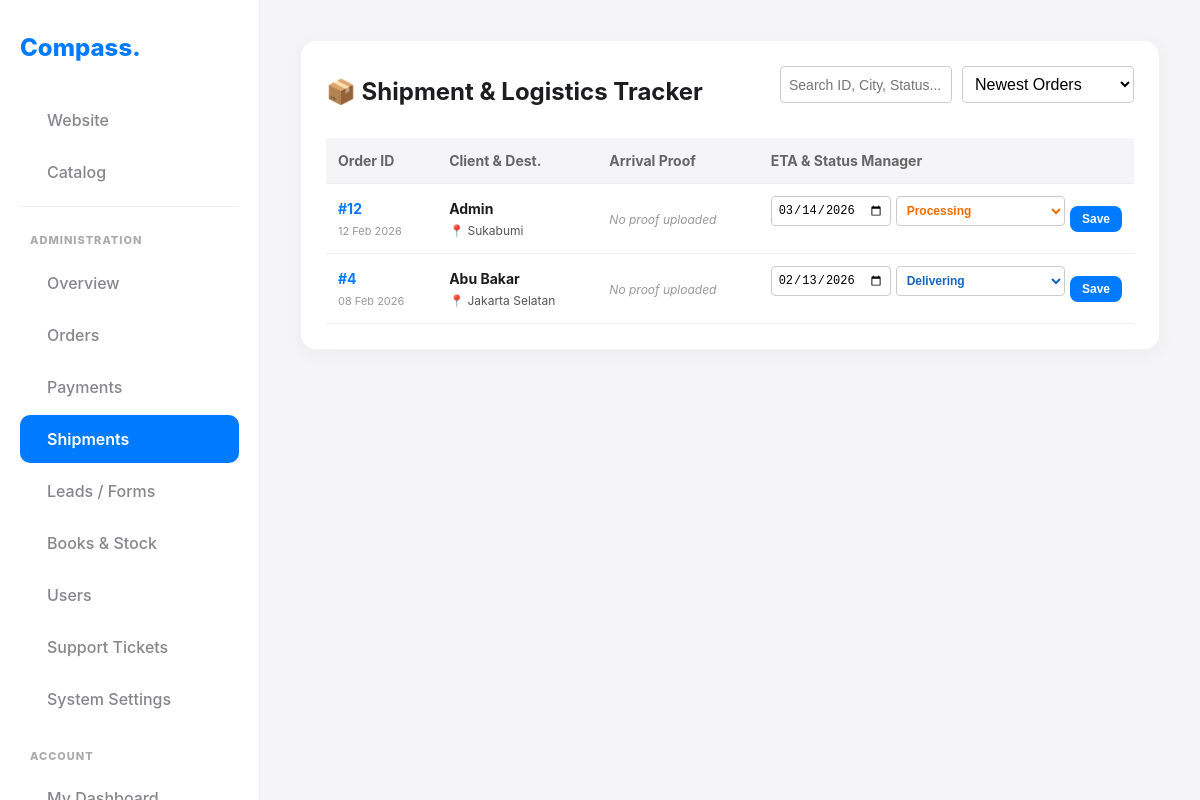
/?page=admin_shipments (signed in), run on an earlier commit of the app's database.
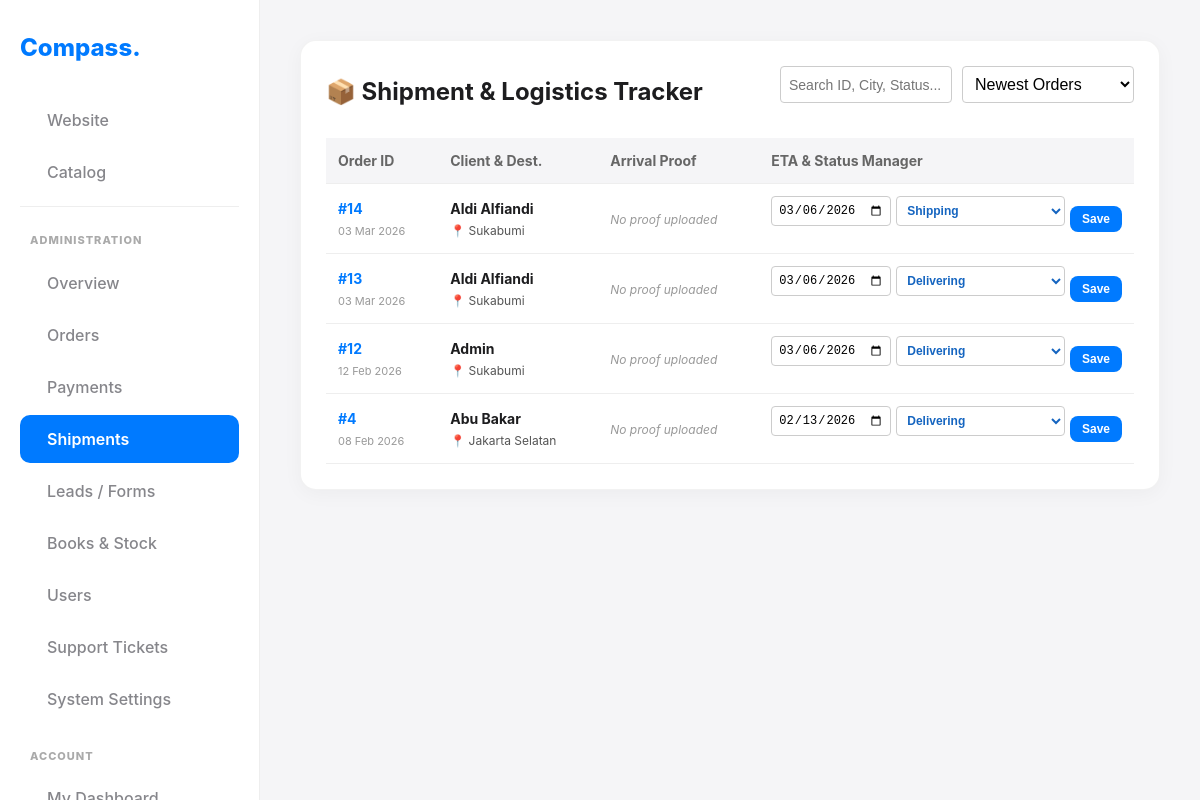
And on a later commit of the database.
### tables this page shows
CREATE TABLE `orders` (
  `id` int NOT NULL,
  `reference_id` varchar(20) DEFAULT NULL,
  `user_id` int DEFAULT NULL,
  `shipping_city` varchar(100) DEFAULT NULL,
  `shipping_snapshot` text,
  `status` varchar(50) DEFAULT NULL,
  `payment_status` text,
  `tier_level` int DEFAULT '1',
  `is_early_bird` tinyint(1) DEFAULT '0',
  `total_amount` decimal(15,2) DEFAULT NULL,
  `paid_amount` decimal(15,2) DEFAULT '0.00',
  `payment_proof` varchar(255) DEFAULT NULL,
  `created_at` timestamp NULL DEFAULT CURRENT_TIMESTAMP,
  `shipping_status` text,
  `tracking_number` varchar(100) DEFAULT NULL,
  `estimated_delivery` date DEFAULT NULL,
  `confirmed_arrival` datetime DEFAULT NULL,
  `arrival_proof` varchar(255) DEFAULT NULL,
  `arrival_date` datetime DEFAULT NULL,
  `shipment_status` text,
  `next_payment_due` date DEFAULT NULL
);

CREATE TABLE `users` (
  `id` int NOT NULL,
  `name` varchar(100) NOT NULL,
  `email` varchar(100) NOT NULL,
  `password` varchar(255) NOT NULL,
  `role` enum('public','school','admin') DEFAULT 'public',
  `position` varchar(100) DEFAULT NULL,
  `institution` varchar(150) DEFAULT NULL,
  `city` varchar(100) DEFAULT NULL,
  `phone` varchar(20) DEFAULT NULL,
  `address` text,
  `is_banned` tinyint(1) DEFAULT '0',
  `is_approved` tinyint(1) NOT NULL,
  `created_at` timestamp NULL DEFAULT CURRENT_TIMESTAMP
);

### view_admin_shipments.php (the view, shortened to what this page needs)
<?php
$pdo = getDB();
$shipments = $pdo->query("
    SELECT o.id, o.shipping_status, o.shipping_city, o.shipping_snapshot, o.confirmed_arrival, o.arrival_proof, o.created_at, u.name as user_name
    FROM orders o
    JOIN users u ON o.user_id = u.id
    WHERE o.status NOT IN ('cancelled', 'rejected')
    ORDER BY o.created_at DESC
")->fetchAll();
?>
<div class="card">
    <div style="display:flex; justify-content:space-between; align-items:center; margin-bottom:20px;">
        <h2 style="margin:0;">📦 Shipment & Logistics Tracker</h2>
        <div style="display:flex; gap:10px;">
            <input type="text" id="ship-search" placeholder="Search ID, City, Status..." onkeyup="filterShipments()" style="padding:8px; border-radius:4px; border:1px solid #ccc; font-size:14px;">
            <select id="ship-sort" onchange="sortShipments()" style="padding:8px; border-radius:4px; border:1px solid #ccc;">
                <option value="newest">Newest Orders</option>
            </select>
        </div>
    </div>
    <div class="responsive-table">
        <table style="width:100%; border-collapse:collapse; font-size:14px;">
            <thead>
                <tr style="background:#f5f5f7; text-align:left; color:#666;">
                    <th style="padding:12px;">Order ID</th>
                    <th style="padding:12px;">Client & Dest.</th>
                    <th style="padding:12px;">Arrival Proof</th>
                    <th style="padding:12px;">ETA & Status Manager</th>
                </tr>
            </thead>
            <tbody id="shipment-tbody">
                <?php foreach($shipments as $s):
                    $timestamp = strtotime($s['created_at']);
                    $snapshot = json_decode($s['shipping_snapshot'] ?? '{}', true);
                    $eta = $snapshot['est_arrival'] ?? date('Y-m-d', strtotime('+3 days'));
                    $current_status = $s['shipping_status'] ?: 'processing';
                ?>
                <tr class="shipment-row"
                    data-search="<?php echo strtolower($s['id'] . ' ' . $s['user_name'] . ' ' . $s['shipping_city'] . ' ' . $current_status); ?>"
                    data-time="<?php echo $timestamp; ?>"
                    style="border-bottom:1px solid #eee;">
                    <td style="padding:12px; font-weight:bold;">
                        <a href="?page=admin_order_detail&id=<?php echo $s['id']; ?>" style="text-decoration:none; color:#007AFF;">#<?php echo $s['id']; ?></a><br>
                        <span style="font-size:11px; color:#999; font-weight:normal;"><?php echo date('d M Y', $timestamp); ?></span>
                    </td>
                    <td style="padding:12px;">
                        <strong><?php echo htmlspecialchars($s['user_name']); ?></strong><br>
                        <span style="color:#555; font-size:12px;">📍 <?php echo htmlspecialchars($s['shipping_city']); ?></span>
                    </td>
                    <td style="padding:12px;">
                        <?php if($s['arrival_proof']): ?>
                            <a href="uploads/<?php echo htmlspecialchars($s['arrival_proof']); ?>" target="_blank" style="color:#2e7d32; font-weight:bold; font-size:12px;"><ion-icon name="image"></ion-icon> View Proof</a><br>
                            <span style="font-size:11px; color:#888;">Recv: <?php echo date('d M Y', strtotime($s['confirmed_arrival'])); ?></span>
                        <?php else: ?>
                            <span style="color:#999; font-size:12px; font-style:italic;">No proof uploaded</span>
                        <?php endif; ?>
                    </td>
                    <td style="padding:12px;">
                        <form method="POST" style="display:flex; gap:5px; align-items:center;">
                            <input type="date" name="est_date" value="<?php echo $eta; ?>" style="padding:6px; font-size:12px; border:1px solid #ccc; border-radius:4px; width:120px;" title="Estimated Time of Arrival">
                            <select name="ship_status" style="padding:6px; font-size:12px; border:1px solid #ccc; border-radius:4px; font-weight:bold;
                                color:<?php echo ($current_status=='completed')?'green':(($current_status=='shipping' || $current_status=='delivering')?'#1565c0':'#ef6c00'); ?>;">
                                <option value="processing" <?php echo $current_status=='processing'?'selected':''; ?>>Processing</option>
                                <option value="shipping" <?php echo $current_status=='shipping'?'selected':''; ?>>Shipping</option>
                                <option value="delivering" <?php echo $current_status=='delivering'?'selected':''; ?>>Delivering</option>
                            </select>
                            <button type="submit" name="update_logistics" class="btn btn-sm" style="padding:6px 12px; font-size:12px;">Save</button>
                        </form>
                    </td>
                </tr>
                <?php endforeach; ?>
            </tbody>
        </table>
    </div>
</div>

### index.php (shortened to what this page needs)
<?php
$page = $_GET['page'] ?? 'home';
$role = $_SESSION['role'] ?? 'public';
$user_id = $_SESSION['user_id'] ?? null;
$landing_pages = ['home', 'form', 'catalog', 'cart', 'login', 'register'];
$is_landing = in_array($page, $landing_pages);
?>
<!DOCTYPE html>
<html lang="en">
<head>
    <link rel="stylesheet" href="style.css?v=<?php echo time(); ?>">
</head>
<body class="<?php echo $is_landing ? 'layout-landing' : 'layout-app'; ?>">
<?php if ($is_landing): ?>
    <header class="landing-header">
        <div class="container header-content">
            <a href="?page=home" class="brand" style="margin:0;">Compass.</a>
            <nav class="landing-nav">
                <a href="?page=home" class="<?php echo $page=='home'?'active-link':''; ?>">Home</a>
                <a href="?page=catalog" class="<?php echo $page=='catalog'?'active-link':''; ?>">Catalog</a>
                <a href="?page=form" class="<?php echo $page=='form'?'active-link':''; ?>">Interest Form</a>
            </nav>
            <div style="display:flex; align-items:center; gap:15px;">
                <div class="landing-auth">
                    <?php if($user_id): ?>
                        <a href="?page=profile" class="btn btn-sm">Dashboard</a>
                    <?php else: ?>
                        <a href="?page=login" class="nav-link" style="font-size:14px;">Sign In</a>
                        <a href="?page=register" class="btn btn-sm">Join</a>
                    <?php endif; ?>
                </div>
                <button class="mobile-menu-btn" onclick="toggleLandingMenu()">
                    <ion-icon name="menu-outline"></ion-icon>
                </button>
            </div>
        </div>
        <div id="landing-mobile-menu" class="landing-mobile-menu">
            <a href="?page=home">Home</a>
            <a href="?page=catalog">Catalog</a>
            <a href="?page=form">Interest Form</a>
            <?php if($user_id): ?>
                <a href="?page=profile" style="color:var(--primary);">Go to Dashboard</a>
            <?php else: ?>
                <a href="?page=login">Sign In</a>
                <a href="?page=register">Register</a>
            <?php endif; ?>
        </div>
    </header>
    <main>
        <?php
        if ($page === 'home') { require 'view_home.php'; }
        else {
            echo '<div class="container" style="padding-top: 40px; padding-bottom: 80px;">';
            $view = "view_{$page}.php";
            if (file_exists($view)) require $view;
            else echo "<div class='card'><h2>404</h2><p>Page not found.</p></div>";
            echo '</div>';
        }
        ?>
    </main>
    <footer class="landing-footer"><div class="container"><p>&copy; 2026 Compass Publishing.</p></div></footer>
<?php else: ?>
    <div class="app-shell">
        <aside id="app-sidebar" class="sidebar">
            <div style="display:flex; justify-content:space-between; align-items:center; margin-bottom: 30px;">
                <div class="brand" style="margin:0;">Compass.</div>
            </div>
            <nav>
                <a href="?page=home" class="nav-link"><ion-icon name="arrow-back-outline"></ion-icon> Website</a>
                <a href="?page=catalog" class="nav-link"><ion-icon name="arrow-back-outline"></ion-icon> Catalog</a>
                <div style="height: 1px; background: #eee; margin: 10px 0;"></div>
                <?php if($role === 'admin'): ?>
                    <div class="nav-label">ADMINISTRATION</div>
                    <a href="?page=admin" class="nav-link <?php echo $page=='admin'?'active':''; ?>">
                        <ion-icon name="stats-chart-outline"></ion-icon> Overview
                    </a>
                    <a href="?page=admin_orders" class="nav-link <?php echo $page=='admin_orders'?'active':''; ?>">
                        <ion-icon name="receipt-outline"></ion-icon> Orders
                    </a>
                    <a href="?page=admin_payments" class="nav-link <?php echo $page=='admin_payments'?'active':''; ?>">
                        <ion-icon name="cash-outline"></ion-icon> Payments
                    </a>
                    <a href="?page=admin_shipments" class="nav-link <?php echo $page=='admin_shipments'?'active':''; ?>">
                        <ion-icon name="cube-outline"></ion-icon> Shipments
                    </a>
                    <a href="?page=admin_forms" class="nav-link <?php echo $page=='admin_forms'?'active':''; ?>">
                        <ion-icon name="document-text-outline"></ion-icon> Leads / Forms
                    </a>
                    <a href="?page=admin_books" class="nav-link <?php echo $page=='admin_books'?'active':''; ?>">
                        <ion-icon name="library-outline"></ion-icon> Books & Stock
                    </a>
                    <a href="?page=admin_users" class="nav-link <?php echo $page=='admin_users'?'active':''; ?>">
                        <ion-icon name="people-outline"></ion-icon> Users
                    </a>
                    <a href="?page=admin_tickets" class="nav-link <?php echo $page=='admin_tickets'?'active':''; ?>">
                        <ion-icon name="chatbubbles-outline"></ion-icon> Support Tickets
                    </a>
                    <a href="?page=admin_settings" class="nav-link <?php echo $page=='admin_settings'?'active':''; ?>">
                        <ion-icon name="settings-outline"></ion-icon> System Settings
                    </a>
                <?php endif; ?>
                <?php if($user_id): ?>
                    <div class="nav-label">ACCOUNT</div>
                    <a href="?page=profile" class="nav-link <?php echo $page=='profile'?'active':''; ?>">
                    </a>
                <?php endif; ?>
            </nav>
        </aside>
        <main class="main-content">
            <?php
            $view = "view_{$page}.php";
            if (file_exists($view)) require $view;
            else echo "<div class='card'><h2>404</h2><p>Page '$page' not found.</p></div>";
            ?>
        </main>
    </div>
<?php endif; ?>
</body>
</html>

### style.css (style rules this page uses)
:root { --primary: #007aff; --primary-dark: #0056b3; --secondary: #5856d6; --accent: #ff2d55; --background: #f5f5f7; --text-main: #1d1d1f; --text-muted: #86868b; --card-bg: #ffffff; --success: #34c759; --sidebar-width: 260px; --header-height: 60px; --radius: 16px; --gradient-hero: linear-gradient(135deg, #007aff 0%, #00c7be 100%); }
* { box-sizing: border-box; }
body { margin: 0; padding: 0; background-color: var(--background); font-family: -apple-system, BlinkMacSystemFont, "Segoe UI", Roboto, Helvetica, Arial, sans-serif; color: var(--text-main); line-height: 1.5; -webkit-font-smoothing: antialiased; scroll-behavior: smooth; }
.btn, .btn-sm { display: inline-flex; align-items: center; justify-content: center; gap: 8px; padding: 12px 24px; background: var(--primary); color: white; border-radius: 12px; border: none; font-weight: 600; font-size: 14px; text-decoration: none; cursor: pointer; transition: transform 0.2s, box-shadow 0.2s; text-align: center; }
.btn-sm { padding: 8px 16px; font-size: 13px; border-radius: 8px; }
.card { background: var(--card-bg); border-radius: var(--radius); padding: 25px; box-shadow: 0 4px 20px rgba(0, 0, 0, 0.04); margin-bottom: 25px; border: 1px solid rgba(0, 0, 0, 0.05); transition: transform 0.3s ease; }
input, select, textarea { width: 100%; padding: 12px; border: 1px solid #ddd; border-radius: 8px; font-size: 16px; background: #fff; margin-bottom: 15px; }
table { width: 100%; border-collapse: collapse; }
th, td { padding: 12px; text-align: left; border-bottom: 1px solid #eee; }
.brand { font-size: 24px; font-weight: 800; color: var(--primary); text-decoration: none; margin: 0; }
.layout-app .app-shell { display: flex; min-height: 100vh; }
.sidebar { width: var(--sidebar-width); background: var(--card-bg); border-right: 1px solid #eee; display: flex; flex-direction: column; position: fixed; top: 0; bottom: 0; left: 0; z-index: 100; padding: 30px 20px; overflow-y: auto; transition: transform 0.3s ease; }
.main-content { margin-left: var(--sidebar-width); flex: 1; padding: 40px; max-width: 100%; }
.nav-label { font-size: 11px; font-weight: 800; color: #aaa; margin: 25px 0 10px 10px; letter-spacing: 1px; text-transform: uppercase; }
.nav-link { display: flex; align-items: center; gap: 12px; padding: 12px 15px; color: var(--text-muted); text-decoration: none; border-radius: 10px; margin-bottom: 4px; transition: 0.2s; font-weight: 500; }
.nav-link.active { background: var(--primary); color: white; font-weight: 600; }

What changed in the data, as far as the page shows it:
added orders: id "14", created_at "03 Mar 2026", user.name "Aldi Alfiandi", shipping_city "Sukabumi", shows "No proof uploaded", est_date "03/06/2026", ship_status "Shipping"
added orders: id "13", created_at "03 Mar 2026", user.name "Aldi Alfiandi", shipping_city "Sukabumi", shows "No proof uploaded", est_date "03/06/2026", ship_status "Delivering"
changed orders "12 Feb 2026": est_date "03/14/2026" → "03/06/2026"; ship_status "Processing" → "Delivering"
